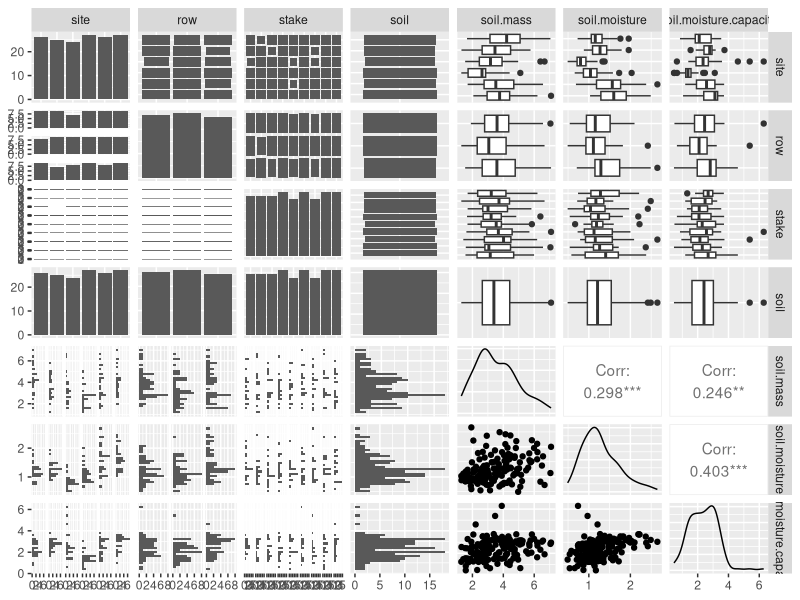
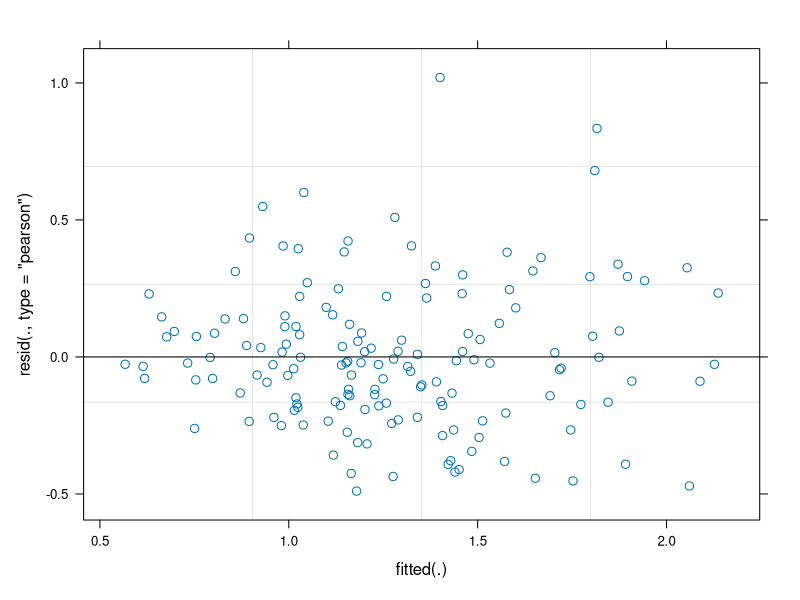

Write the R code that produced these figures, in order. (Note: this script raises an error after producing the figures.)
## ---- chunk 1
#Load packages
library(ggplot2)
library(GGally)
library(lme4)
library(dplyr)
## ---- chunk 2
soil <- read.csv("soil.csv")
soil <- soil %>%
  #select(-row, -stake) %>%
  rename %>%
  mutate(soil = case_when(
    soil == "FF" ~ "Forest floor",
    soil == "MIN" ~ "Mineral soil",
    TRUE ~ soil)) %>%
  mutate(site = case_when(
    site == "P1" ~ "Plow 1",
    site == "P2" ~ "Plow 2",
    site == "S1" ~ "Pasture 1",
    site == "S2" ~ "Pasture 2",
    site == "W1" ~ "Woodlot 1",
    site == "W2" ~ "Woodlot 2",
    TRUE ~ site))

#Remove NAs
soil <- na.omit(soil)
#soil <- drop_na(soil$soil.moisture)
soil$stake <- as.factor(soil$stake)
soil$row <- as.factor(soil$row)
soil$site <- as.factor(soil$site)

#Visualize data
ggpairs(soil, c("site", "row", "stake", "soil", "soil.mass", "soil.moisture", "soil.moisture.capacity"))

#Count unique values for each variable
sapply(lapply(soil, unique), length)
  #soil variable only has one unique value (Forest floor) --> drop from model

#Create a model --> soil moisture as dependent variable
smois <- lmer(soil.moisture ~ factor(site) + (1|row) + (1|stake) + ff.thickness + bulk.density + soil.mass + ph.h2o + ph.cacl2 + c + n + om + p + nh4 + no3 + n.min + nitr + cec + ca + mg + k + soil.moisture + soil.moisture.capacity, data = soil)
summary(smois)
  #random effects
    #standard deviation -->  This is a measure of the variability for each random effect that you added to the model
    #row, stake -->effect of row/stake, overall variation within row/stake, gives us the variance...std. dev. is the effect size (effect of row/stake on overall soil moisture)
   #Residual --> stands for the variability that’s not due to either stake or row
    #row effect is greater than stake --> looking at std. dev. to determine this
  #fixed effects
    #coefficients --> represent the slope for the categorical effect of soil data
    #t- value --> simply the estimate divided by the standard error
    #intercept = the average of our data for the Pasture 1 location condition
plot(smois)

#Assumptions: creating a residual plot, a histogram of the residuals or a Q-Q plot 

smois2 <- lm(soil.moisture ~ factor(site) + (1|row) + (1|stake) + ff.thickness + bulk.density + soil.mass + soil.moisture + soil.moisture.capacity, data = soil)
summary(smois2)

